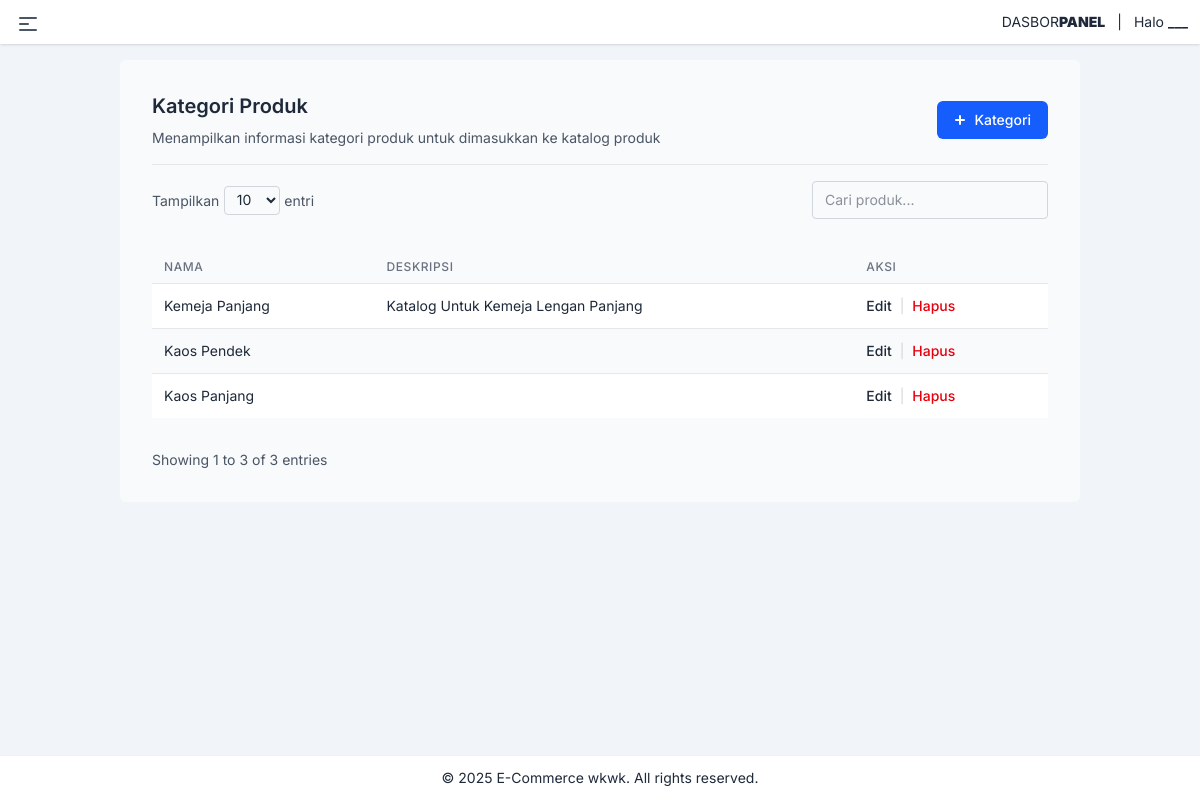
The page /categories/ (signed in) on the database as committed earlier.
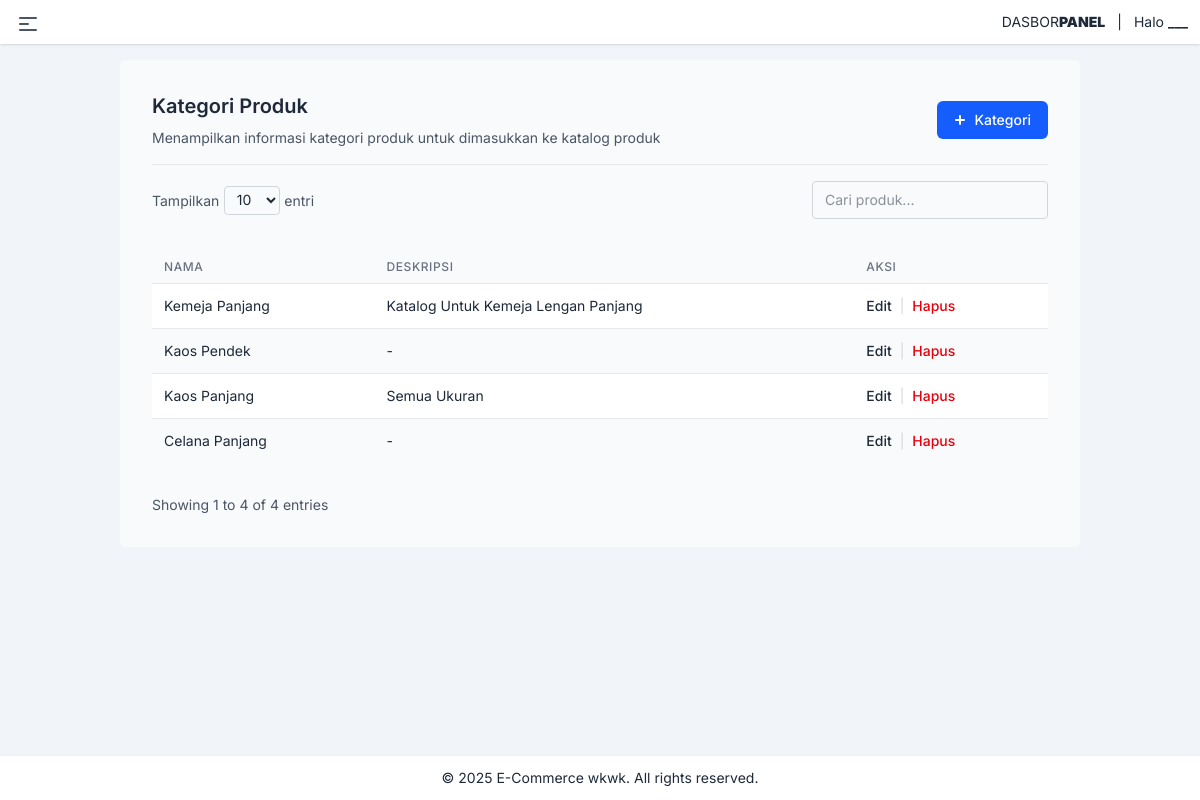
The same page on the database as committed later.
### catalog/models.py (models this page shows, shortened)
class Category(models.Model):
    name = models.CharField(max_length=255)
    description = models.TextField(blank=True, null=True)
    created_at = models.DateTimeField(auto_now_add=True)
    updated_at = models.DateTimeField(auto_now=True)

### catalog/views.py (the view)
# urls.py: path('categories/', views.category_list, name='category_list'),
@login_required
def category_list(request):
    category = Category.objects.all()
    category_form = CategoryForm()
    return render(request, 'product/category.html', {
        'categories': category,
        'category_form': category_form
        })

### catalog/forms.py
class CategoryForm(forms.ModelForm):
    class Meta:
        model = Category
        fields = ['name', 'description']
        widgets = {
            'name': forms.TextInput(attrs={
                'placeholder': 'Masukkan nama kategori...',
                'class': 'w-full text-sm px-4 py-3 rounded-lg border border-gray-200 focus:ring-2 focus:ring-blue-500 focus:border-transparent outline-none transition-all duration-200',
                'required': 'required',
            }),
            'description': forms.Textarea(attrs={
                'rows': 3,  # tinggi textarea
                'placeholder': 'Masukkan deskripsi kategori...',
                'class': 'w-full text-sm px-4 py-3 rounded-lg border border-gray-200 focus:ring-2 focus:ring-blue-500 focus:border-transparent outline-none transition-all duration-200',
            }),
        }

### templates/product/category.html (shortened to what the changed rows need)
{% extends "base.html" %}
{% block content %}
{% load widget_tweaks %}
<div class="w-full text-gray-800 p-8 bg-gray-50 rounded-md">
    <div class="flex items-center justify-between border-b border-gray-200 mb-4">
        <div class="text-center md:text-left space-y-2 mb-4">
            <h1 class="text-xl font-semibold text-gray-800">Kategori Produk</h1>
        </div>
    </div>
    <div class="overflow-x-auto w-full py-4">
        <table id="records-table" class="table-auto w-full text-sm whitespace-nowrap divide-y divide-gray-200">
            <thead class="bg-gray-100">
                <tr class="bg-gray-50">
                    <th class="px-3 py-2 text-left text-xs font-medium text-gray-500 uppercase tracking-wider">
                        Nama</th>
                    <th class="px-3 py-2 text-left text-xs font-medium text-gray-500 uppercase tracking-wider">
                        Deskripsi</th>
                    <th class="px-3 py-2 text-left text-xs font-medium text-gray-500 uppercase tracking-wider">
                        Aksi</th>
                </tr>
            </thead>
            <tbody class="bg-white divide-y divide-gray-200">
                {% for category in categories %}
                <tr class="odd:bg-white even:bg-gray-50 hover:bg-gray-100 text-sm">
                    <td class="px-3 py-2 capitalize whitespace-nowrap">{{ category.name }}</td>
                    <td class="px-3 py-2 capitalize whitespace-nowrap">{{ category.description }}</td>
                    <td class="px-3 py-2">
                        <div class="flex items-center space-x-2">
                            <a href="{% url 'edit_category' category.id %}" class="edit-btn hover:text-blue-800 active:text-blue-900
                   font-medium text-sm
                   transition-all duration-200 ease-in-out
                   hover:underline hover:underline-offset-2 cursor-pointer">
                                Edit
                            </a>
                            <span class="text-gray-300">|</span>
                            <a href="{% url 'confirm_delete_category' category.id %}" class="delete-record cursor-pointer
                                            text-red-600 hover:text-red-800 active:text-red-900
                                            font-medium text-sm
                                            py-1
                                            transition-all duration-200 ease-in-out
                                            hover:underline hover:underline-offset-2">
                                Hapus</a>
                        </div>
                    </td>
                </tr>
                {% endfor %}
            </tbody>
        </table>
    </div>
    <div class="flex flex-col sm:flex-row justify-between items-center mt-4 gap-2">
        <div id="tableInfo" class="text-sm text-gray-600"></div>
    </div>
</div>
{% endblock %}

Rows that differ between the two databases and show on the page:
changed Category "Kaos Pendek": description (not shown) → "-"
changed Category "Kaos Panjang": description (not shown) → "Semua Ukuran"
added Category: name "Celana Panjang", description "-"
Other text that changed with them:
text written by a page script: "Showing 1 to 3 of 3 entries" → "Showing 1 to 4 of 4 entries"
